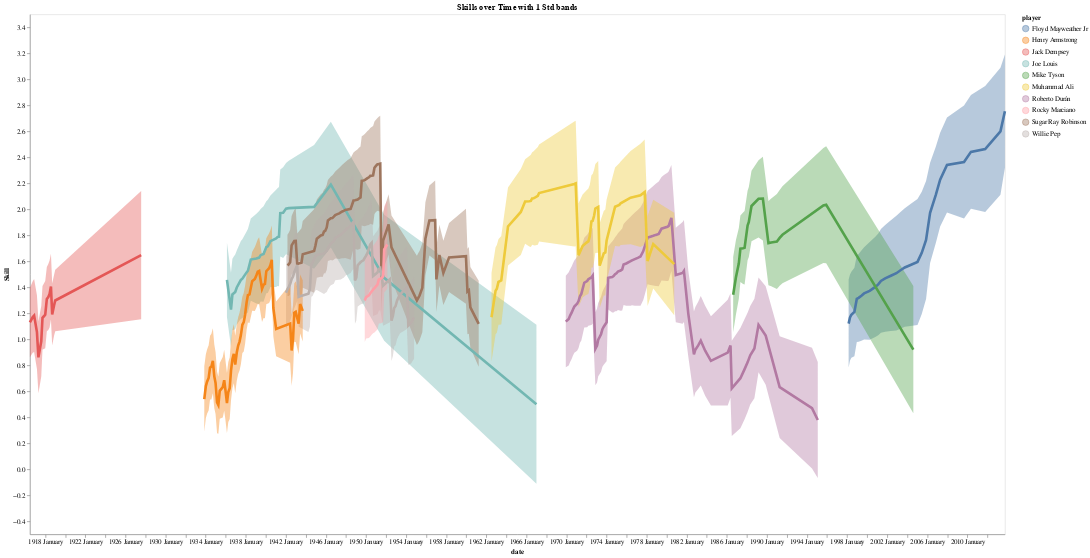

The notebook cell saved with this chart:
### Code cell
self.plot_player_skills(players = top_boxers_online[:]+['Mike Tyson'], width=1500, burnin=10)

### Figure 1 — Vega-Lite specification as saved in the notebook (floating-point values rounded to 4 significant figures; data arrays with more than 128 entries replaced by an {"elided": "..."} marker saying what was removed)
{"config": {"view": {"continuousWidth": 300, "continuousHeight": 300}, "axis": {"grid": false}}, "layer": [{"mark": {"type": "area", "opacity": 0.4}, "encoding": {"color": {"field": "player", "type": "nominal"}, "x": {"field": "date", "type": "temporal"}, "y": {"field": "lower", "type": "quantitative"}, "y2": {"field": "upper"}}}, {"mark": {"type": "line", "strokeWidth": 4}, "encoding": {"color": {"field": "player", "sort": ["Muhammad Ali", "Joe Louis", "Sugar Ray Robinson", "Rocky Marciano", "Floyd Mayweather Jr", "Manny Pacquiao", "Jack Dempsey", "Roberto Durán", "Henry Armstrong", "Willie Pep", "Mike Tyson"], "type": "nominal"}, "x": {"axis": {"format": "%Y %B"}, "field": "date", "type": "temporal"}, "y": {"field": "mu", "scale": {"zero": false}, "title": "Skill", "type": "quantitative"}}}], "data": {"name": "data-257ba5732eef7c1c00c584aa715fcdb6"}, "height": 800, "title": "Skills over Time with 1 Std bands", "width": 1500, "$schema": "https://vega.github.io/schema/vega-lite/v5.20.1.json", "datasets": {"data-257ba5732eef7c1c00c584aa715fcdb6": {"elided": "412 records"}}}
